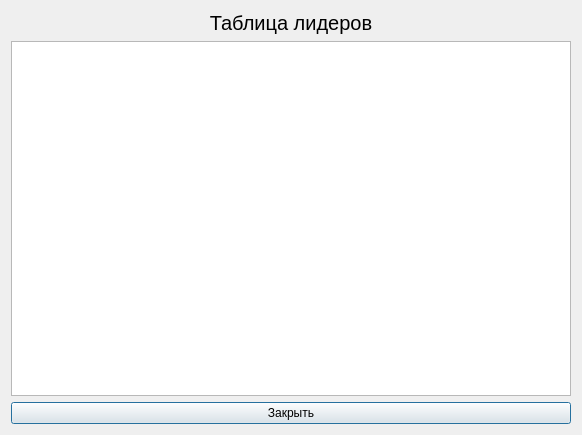
<?xml version="1.0" encoding="UTF-8"?>
<ui version="4.0">
 <class>dataBaseDiaglog</class>
 <widget class="QDialog" name="dataBaseDiaglog">
  <property name="geometry">
   <rect>
    <x>0</x>
    <y>0</y>
    <width>582</width>
    <height>435</height>
   </rect>
  </property>
  <property name="windowTitle">
   <string>Dialog</string>
  </property>
  <layout class="QGridLayout" name="gridLayout">
   <item row="2" column="0">
    <widget class="QTableView" name="tableView"/>
   </item>
   <item row="3" column="0">
    <widget class="QPushButton" name="pushButton">
     <property name="text">
      <string>Закрыть</string>
     </property>
    </widget>
   </item>
   <item row="1" column="0">
    <widget class="QLabel" name="label">
     <property name="font">
      <font>
       <pointsize>15</pointsize>
      </font>
     </property>
     <property name="text">
      <string>Таблица лидеров</string>
     </property>
     <property name="alignment">
      <set>Qt::AlignCenter</set>
     </property>
    </widget>
   </item>
  </layout>
 </widget>
 <resources/>
 <connections/>
</ui>
